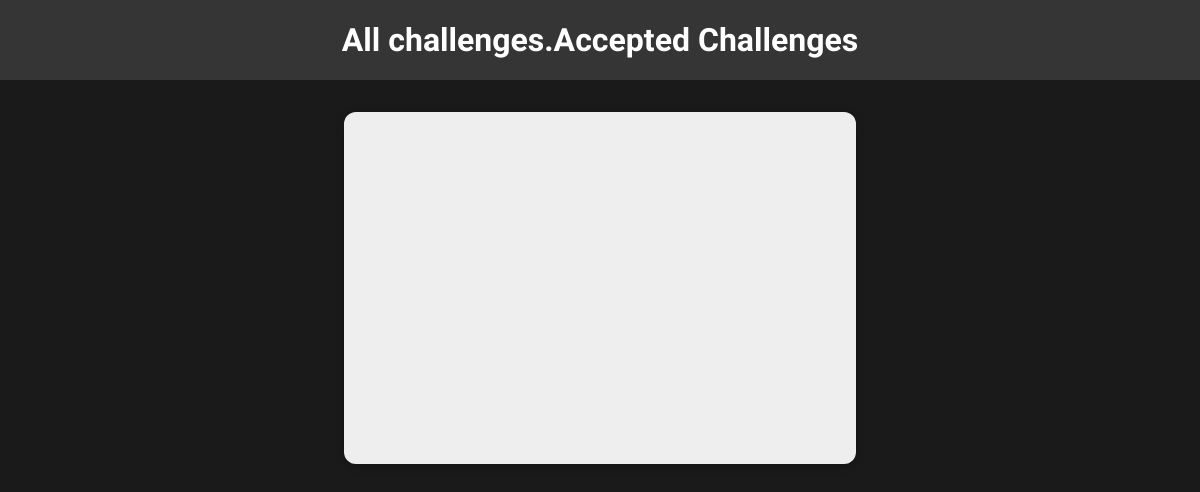
/, run on an earlier commit of the app's database.
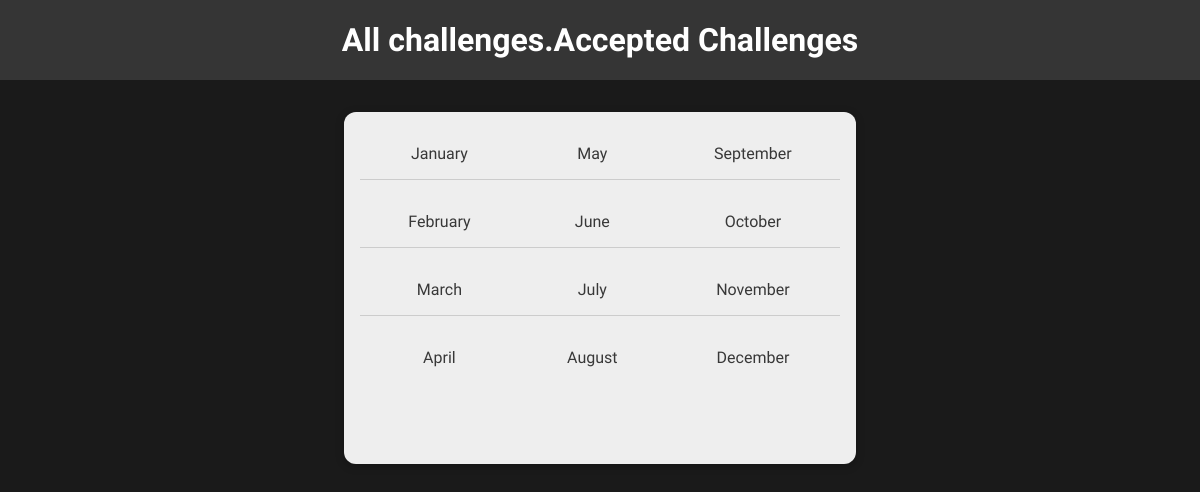
And on a later commit of the database.
### challenges/models.py (models this page shows)
class Months(models.Model):
    month_name = models.CharField(max_length=12)
    slug = models.SlugField(default="", blank=True, null=False, db_index=True)
    challenge = models.ForeignKey(Challenges,null=True, on_delete=models.CASCADE)
    def __str__(self):
        return f"{self.month_name}"

### challenges/views.py (the view)
# urls.py: path("", views.StartingPageView.as_view(), name="index"), #starting page
class StartingPageView(ListView):
    model = Months
    template_name = "challenges/index.html"
    context_object_name = "months"

### challenges/templates/challenges/index.html (shortened to what this page needs)
{% extends "base.html" %}
{% load static %}
{% block css_files %}
    <link rel="stylesheet" href="{% static "challenges/challenges.css" %}">
  <link rel="stylesheet" href="{% static "challenges/includes/header.css" %}">
{% endblock %}
{% block content %}
{% include "challenges/includes/header.html" %}
  <ul>
    {% for month in months %}
      <li><a href="{% url "month_challenge" month.id %}">{{month|title }}</a></li>
    {% endfor %}
  </ul>
{% endblock %}

### templates/base.html (shortened to what this page needs)
{% load static %}
<!DOCTYPE html>
<html lang="en">
  <head>
    <link rel="stylesheet" href="{% static "styles.css" %}">
    {% block css_files %}{% endblock %}
  </head>
  <body> {% block content%}{% endblock%}
  </body>
</html>

### challenges/templates/challenges/includes/header.html
<header>
  <nav>
    <a href="{% url "index"  %}">All challenges.</a>
    <a href="{% url "accept-challenge"%}">Accepted Challenges</a>
  </nav>
</header>

### static/styles.css (style rules this page uses)
html { font-family: 'Roboto Condensed', sans-serif; }
body { margin: 0; background-color: #1a1a1a; }

### challenges/static/challenges/challenges.css (style rules this page uses)
ul { list-style: none; margin: 2rem auto; width: 40%; box-shadow: 0 2px 8px rgba(0,0,0,0.26); padding: 1rem; border-radius: 12px; display: flex; flex-direction: column; flex-wrap: wrap; height: 20rem; background-color: #eeeeee; }
li { margin: 1rem 0; text-align: center; font-size: 1rem; border-bottom: 1px solid #ccc; padding-bottom: 1rem; }
li:last-of-type, li:nth-of-type(4), li:nth-of-type(8) { border-bottom:none; }
li a { text-decoration: none; color:#383838; }

### challenges/static/challenges/includes/header.css (style rules this page uses)
header { width:100%; height: 5rem; background-color: #353535; }
header nav { width:100%; height: 100%; display: flex; justify-content: center; align-items: center; }
header nav a { color:white; font-size: 2rem; font-weight: bold; text-decoration: none; }

What changed in the data, as far as the page shows it:
added Months: month_name "January"
added Months: month_name "February"
added Months: month_name "March"
added Months: month_name "April"
added Months: month_name "May"
added Months: month_name "June"
added Months: month_name "July"
added Months: month_name "August"
added Months: month_name "September"
added Months: month_name "October"
added Months: month_name "November"
added Months: month_name "December"
